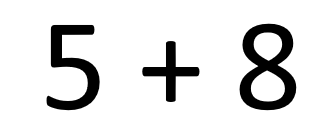
#> input picture test1.png, 327 x 139 px, found by its file name
$ python opencv_calculator.py
#> lines starting #> are read from the running program, lines starting #| are printed output that depends on the picture; after the words box and inside, x2 and y2 are one past the last pixel; in counts of white or black regions, pixels touching at a corner belong together
#import required Libraries

from typing import Text
import cv2 as cv
import pytesseract
import numpy as np

def ocr_core(img):
    text=pytesseract.image_to_string(img)
    return text

img=cv.imread('https://github.com/ShlokIngle/Team-5/blob/main/test1.png')
#> img is the input picture: shape (139, 327, 3); min 0, max 255, mean 225.7
#change img path according to requirement

# get_grayscale image
def get_grayscale(image):
    return cv.cvtColor(image, cv.COLOR_BGR2GRAY)

# noise removal
def remove_noise(image):
    return cv.medianBlur(image,5)

#thresholding
def thresholding(image):
    return cv.threshold(image, 0,255, cv.THRESH_BINARY + cv.THRESH_OTSU)[1]
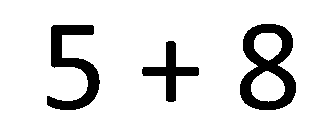
#> returned value: shape (139, 327); 88.5% white; 3 black regions, box (x1, y1, x2, y2) and area: (240, 24, 296, 110) 2370, (47, 25, 100, 110) 1835, (142, 41, 199, 102) 1018

img = get_grayscale(img)
#img = remove_noise(img)
img = thresholding(img)
img = remove_noise(img)
#> in remove_noise, `return cv.medianBlur(image,5)`:
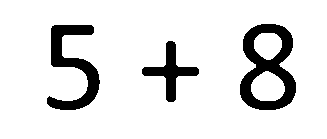
#> returned value: shape (139, 327); 88.5% white; 3 black regions, box (x1, y1, x2, y2) and area: (240, 24, 296, 110) 2380, (47, 25, 100, 110) 1826, (142, 41, 199, 102) 1019

print(ocr_core(img))
#> (the call stopped at in ocr_core, `text=pytesseract.image_to_string(img)`: pytesseract is not available in this run)
print(eval(ocr_core(img)))
#> (the call stopped at in ocr_core, `text=pytesseract.image_to_string(img)`: pytesseract is not available in this run)
